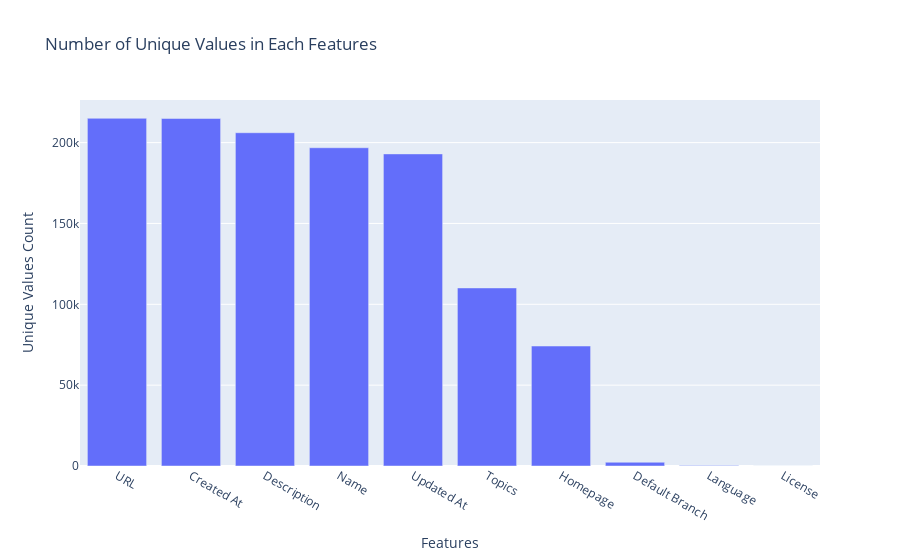

Write notebook code for a chart like this one.
### Code cell
px.bar(x=temp.index, y=temp.values,
title='Number of Unique Values in Each Features').update_layout(
    xaxis_title = 'Features',
    yaxis_title = 'Unique Values Count'
)

### Figure 1 — Plotly figure (JSON) as saved in the notebook; plotly's stock layout.template omitted (floating-point values rounded to 4 significant figures)
{"data": [{"alignmentgroup": "True", "hovertemplate": "x=%{x}<br>y=%{y}<extra></extra>", "legendgroup": "", "marker": {"color": "#636efa", "pattern": {"shape": ""}}, "name": "", "offsetgroup": "", "orientation": "v", "showlegend": false, "textposition": "auto", "type": "bar", "x": ["URL", "Created At", "Description", "Name", "Updated At", "Topics", "Homepage", "Default Branch", "Language", "License"], "xaxis": "x", "y": [215029, 214922, 206109, 196820, 193011, 110123, 74197, 2326, 369, 45], "yaxis": "y"}], "layout": {"barmode": "relative", "legend": {"tracegroupgap": 0}, "title": {"text": "Number of Unique Values in Each Features"}, "xaxis": {"anchor": "y", "domain": [0, 1], "title": {"text": "Features"}}, "yaxis": {"anchor": "x", "domain": [0, 1], "title": {"text": "Unique Values Count"}}}}
